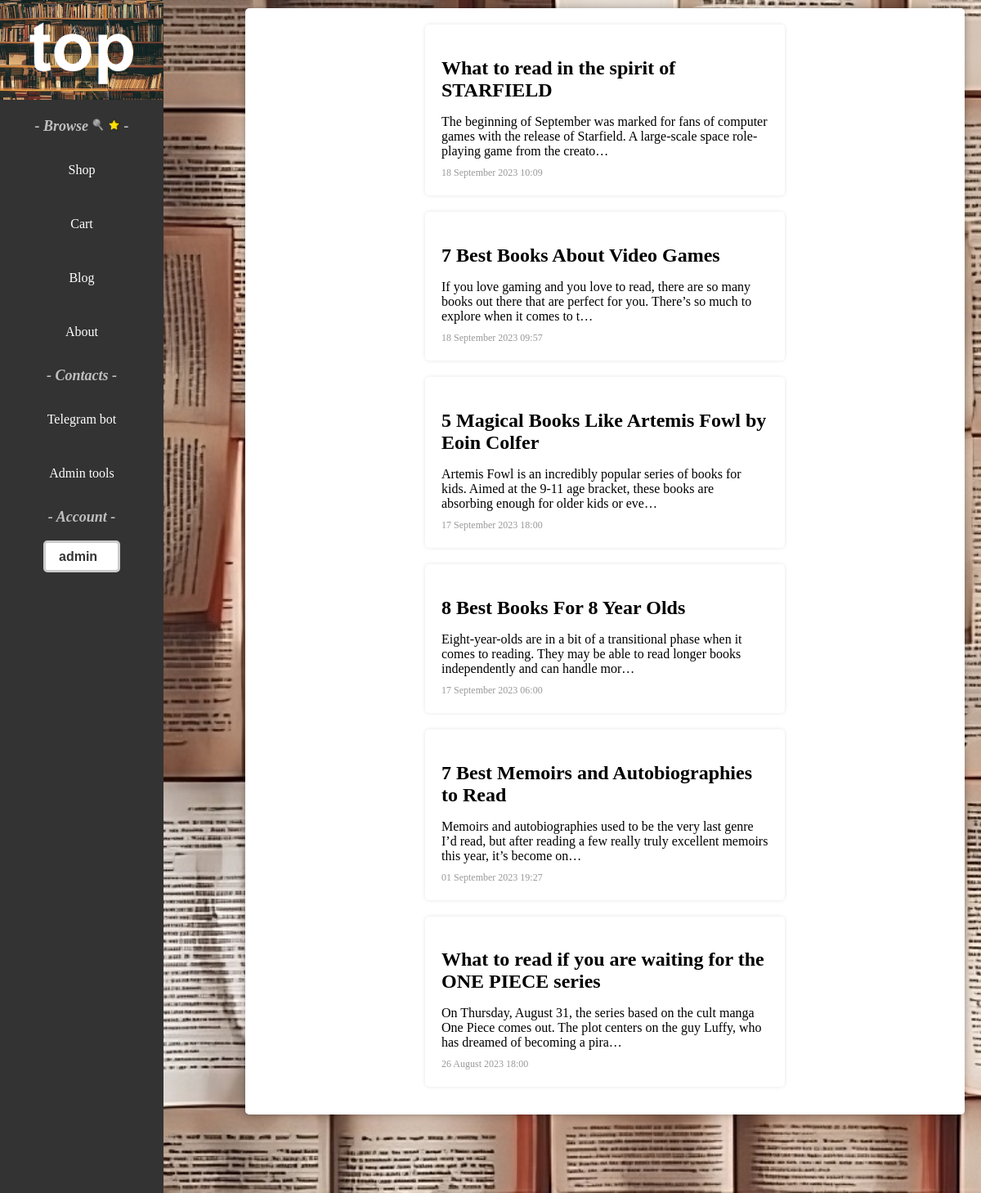
The app's page /shop/blog/ (signed in) with its own data.
### shop/models.py (models this page shows, shortened)
class Blog(models.Model):
    title = models.CharField(max_length=255)
    text = models.TextField(max_length=1860)
    date = models.DateTimeField()
    class Meta:
        ordering = ['-date']

### shop/views.py (the view)
# urls.py: path('blog/', blogs_list, name='blog'),
def blogs_list(request):
    blogs = Blog.objects.all()
    context = {
        'blogs': blogs
    }
    return render(request, 'blog/blog.html', context)

### templates/blog/blog.html (shortened to what this page needs)
{% extends 'base-page.html' %}
{% load static %}
{% block container %}
        <div class="container" id="blogContainer">
            {% for blog in blogs %}
                <div class="article">
                  <h2><a href="{% url 'blog-detail' blog.pk %}"
                         style="text-decoration: none; color: black;">{{ blog.title }}</a></h2>
                  <p>{{ blog.text|safe|truncatechars:150 }}</p>
                  <div class="date">{{ blog.date|date:"d E Y H:i" }}</div>
                </div>
            {% endfor %}
          </div>
{% endblock container %}

### templates/base-page.html (shortened to what this page needs)
{% load static %}
<!DOCTYPE html>
<html lang="en">
<head>
    <link rel="stylesheet" href="{% static 'css/style.css' %}" type="text/css">
</head>
<body>
<div class="backgroundForImage" style="background-image: url('{% static 'images/mainwallpaper.jpeg' %}');">
    <div class="headerPosition">
        <header class="vertical-header">
            <div class="logo">
            <a href="/"><img src="{% static 'images/logo.png' %}" alt="logo"></a>
            </div>
            <p class="titlesheader">- Browse
                <a href="{% url 'search_page' %}" style="text-decoration: none;">
                    <img style="width: 15px; height: 15px;" src="{% static 'images/magnifier.png'%}">
                </a>
                {% if user.is_authenticated %}
                    <a href="{% url 'favorite_page' %}" style="text-decoration: none;">
                        <img style="width: 15px; height: 15px;" src="{% static 'images/favorites.png'%}">
                    </a>
                {% endif %}
                -
            </p>
            <nav>
            <ul>
                <li><a href="{% url 'shop' %}">Shop</a></li>
                <li><a href="{% url 'cart_view' %}">Cart</a></li>
                <li><a href="{% url 'blog' %}">Blog</a></li>
                <li><a href="{% url 'about' %}">About</a></li>
            </ul>
            </nav>
            <p class="titlesheader">- Contacts -</p>
            <nav>
                <ul>
                    <li><a href="#">Telegram bot</a></li>
                </ul>
                {% if user.is_staff %}
                <ul>
                    <li><a href="/admin">Admin tools</a></li>
                </ul>
                {% else %}
                <ul>
                    <li><a href="{% url 'contact' %}">Email</a></li>
                </ul>
                {% endif %}
            </nav>
            <p class="titlesheader">- Account -</p>
            <nav>
                <select class="selectHeader" onchange="location = this.value;">
                  <option>
                      {% if user.is_authenticated %}
                        {{ user.username }}
                      {% else %}
                        Log in / Register ↓
                      {% endif %}
                  </option>
                </select>
            </nav>
        </header>
    </div>
{% block container %}
{% endblock container %}
</div>
</body>
</html>

### static/css/style.css (style rules this page uses)
.vertical-header { position: fixed; left: 0; top: 0; height: 100vh; width: 200px; background-color: #333; color: #fff; text-align: center; }
.vertical-header .logo { padding: 0; }
.vertical-header .logo img { max-width: 100%; }
.vertical-header nav ul { list-style: none; padding: 0; margin: 0; }
.vertical-header nav li { margin-bottom: 1rem; }
.vertical-header nav a { display: block; padding: 1rem; color: #fff; text-decoration: none; }
.headerPosition { width: 200px; height: 953px; position: fixed; }
.titlesheader { color: #ffffffb0; font-size: large; font-style: oblique; font-weight: bold; }
.container { width: 550%; margin-left: 300px; padding: 20px; background-color: #fff; border-radius: 5px; box-shadow: 0 0 10px rgba(0,0,0,0.3); display: flex; flex-wrap: wrap; justify-content: center; height: 70%; overflow-y: scroll; }
#blogContainer { margin-top: 10px; width: 70%; position: fixed; height: 90%; }
.article { width: calc(50% - 20px); margin-bottom: 20px; padding: 20px; background-color: #fff; border-radius: 5px; box-shadow: 0 0 5px rgba(0,0,0,0.1); }
.article h2 { margin-bottom: 10px; }
.article p { margin-bottom: 10px; }
.article .date { font-size: 12px; color: #999; }
.backgroundForImage { background-repeat: no-repeat; background-size: cover; position: fixed; top: 0; left: 0; width: 100%; height: 100%; overflow: scroll; }
.selectHeader { appearance: none; background-color: #fff; border: 3px solid #ccc; border-radius: 5px; padding: 8px 13px 8px 16px; font-size: 16px; font-weight: bold; color: #333; cursor: pointer; }

### records on screen
Blog: title "What to read in the spirit of STARFIELD", text "The beginning of September was marked for fans of computer games with the release of Starfield. A large-scale space role-playing game from the creato…", date "18 September 2023 10:09"
Blog: title "7 Best Books About Video Games", text "If you love gaming and you love to read, there are so many books out there that are perfect for you. There’s so much to explore when it comes to t…", date "18 September 2023 09:57"
Blog: title "5 Magical Books Like Artemis Fowl by Eoin Colfer", text "Artemis Fowl is an incredibly popular series of books for kids. Aimed at the 9-11 age bracket, these books are absorbing enough for older kids or eve…", date "17 September 2023 18:00"
Blog: title "8 Best Books For 8 Year Olds", text "Eight-year-olds are in a bit of a transitional phase when it comes to reading. They may be able to read longer books independently and can handle mor…", date "17 September 2023 06:00"
Blog: title "7 Best Memoirs and Autobiographies to Read", text "Memoirs and autobiographies used to be the very last genre I’d read, but after reading a few really truly excellent memoirs this year, it’s become on…", date "01 September 2023 19:27"
Blog: title "What to read if you are waiting for the ONE PIECE series", text "On Thursday, August 31, the series based on the cult manga One Piece comes out. The plot centers on the guy Luffy, who has dreamed of becoming a pira…", date "26 August 2023 18:00"
